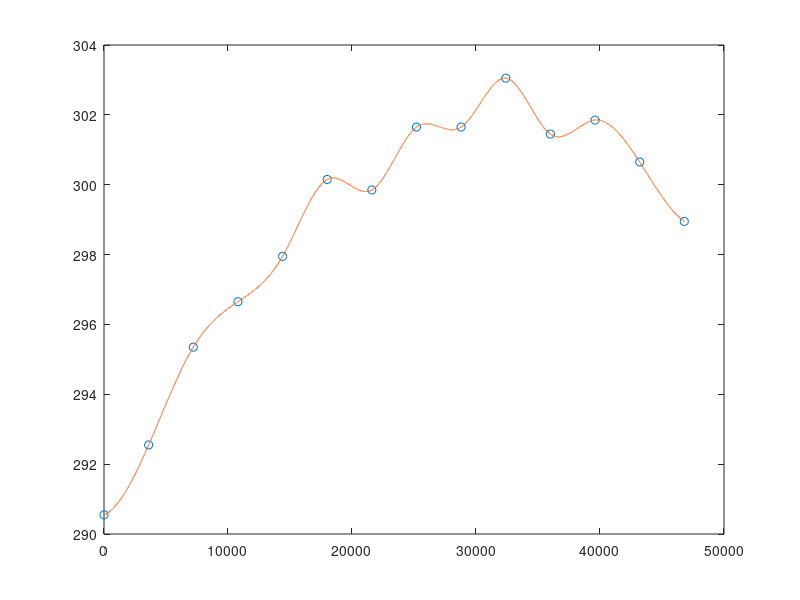

The MATLAB script that drew this image:

clear
clc


function y = temperatura_com_tempo()
  hora = [0	3600	7200	10800	14400	18000	21600	25200	28800	32400	36000	39600	43200	46800];
  temperatura = [17.4,19.4,22.2,23.5,24.8,27,26.7,28.5,28.5,29.9,28.3,28.7,27.5,25.8];
  # kJ/m^2

  temperatura = temperatura + 273.15;

  # CALCULANDOS OS POLINOMIOS INTERPOLADORES (SPLINES)
  s = spline(hora,temperatura);
  # SUBSTITUINDO VALORES
  xx = min(hora):1:max(hora);
  yy = ppval(s,xx);
  # CALCULANDO VOLUME
  y = yy;
  
  plot(hora, temperatura,'o')
  hold
  plot(xx,yy)
endfunction

temperatura_com_tempo();